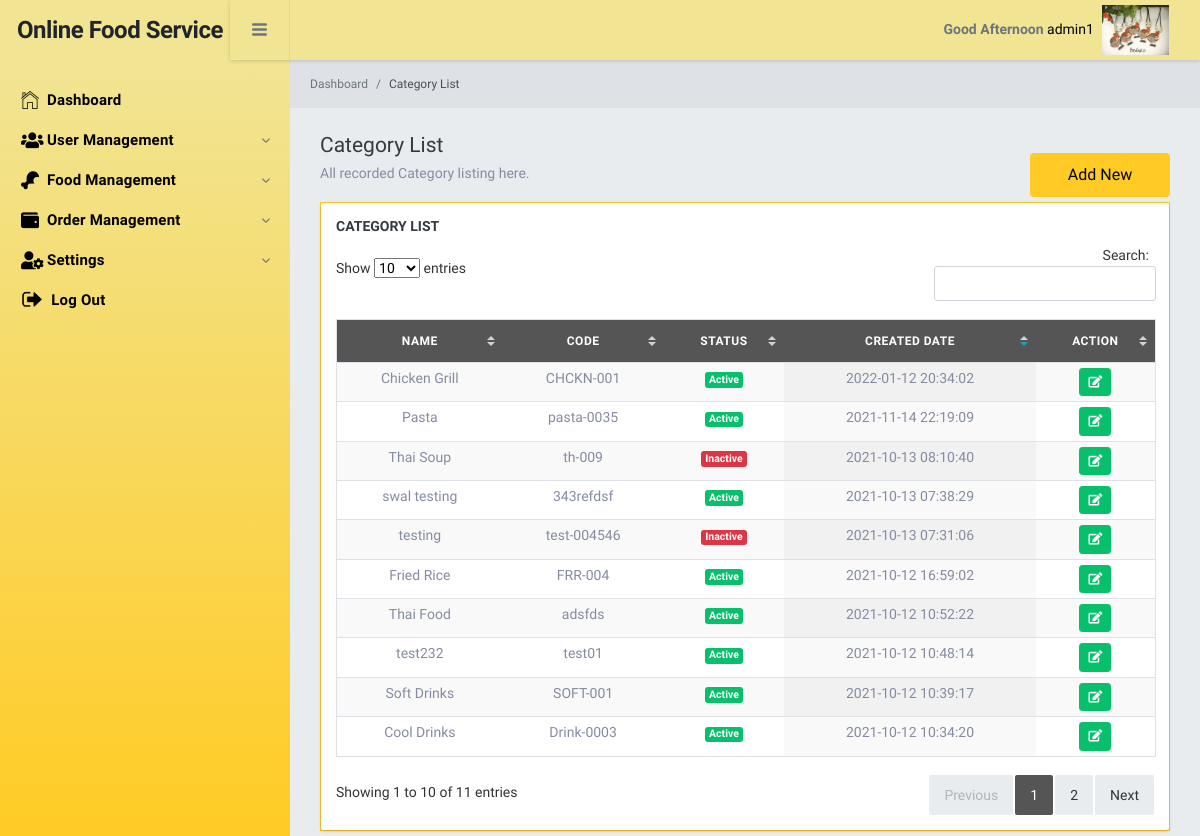
Page /admin/views/Category.php (signed in) on the committed database.
### tables this page shows
CREATE TABLE `category` (
  `Id` int(11) NOT NULL,
  `Name` varchar(255) NOT NULL,
  `Code` varchar(255) NOT NULL,
  `IsActive` int(11) NOT NULL,
  `CreatedDate` datetime NOT NULL DEFAULT current_timestamp(),
  `CreatedBy` int(11) NOT NULL,
  `UpdatedDate` datetime DEFAULT NULL ON UPDATE current_timestamp(),
  `UpdatedBy` int(11) NOT NULL
);

### admin/views/Category.php (the view, shortened to what this page needs)
<?php
    include("layout/topbar.php");
    include("layout/sidebar.php");
?>
<div class="br-pageheader">
    <nav class="breadcrumb pd-0 mg-0 tx-12">
        <a class="breadcrumb-item" href="index.php">Dashboard</a>
        <a class="breadcrumb-item active" href="#">Category List</a>
    </nav>
</div>
<div class="br-pagetitle">
    <div class="w-100">
        <h4>
            Category List
            <a style="color:black !important;" class="btn btn-sm custombtn float-right" href="CategoryCreate.php" title="Add New">Add New</a>
        </h4>
        <p class="mg-b-0">All recorded Category listing here.</p>
    </div>
</div>
<div id="datatable1_wrapper" class="dataTables_wrapper no-footer">
    <div class="br-pagebody">
        <div class="br-section-wrapper">
            <h6 class="br-section-label">Category List</h6>
            <div class="table-wrapper">
                <table style="width:100%" id="categoryList" class="table display responsive nowrap tableStyle">
                    <thead>
                        <tr>
                            <th>Name</th>
                            <th>Code</th>
                            <th>Status</th>
                            <th>Created Date</th>
                            <th>Action</th>
                        </tr>
                    </thead>
                    <tbody>
                        <?php
                            $sql = "SELECT * FROM `category` ORDER BY Id DESC";
                            $queryResult = mysqli_query($con, $sql);
                            while($row = mysqli_fetch_assoc($queryResult)){
                                $id = $row['Id']; $name = $row['Name'];
                                $code = $row['Code']; $createdDate = $row['CreatedDate'];
                                $status = $row['IsActive']; $whichStatus = '';
                                if($status == 0){
                                    $whichStatus = '<span class="badge badge-danger">Inactive</span>';
                                }
                                else{
                                    $whichStatus = '<span class="badge badge-success">Active</span>';
                                }
                                echo '<tr>
                                        <td>'.$name.'</td>
                                        <td>'.$code.'</td>
                                        <td>'.$whichStatus.'</td>
                                        <td>'.$createdDate.'</td>
                                        <td>'."<a class = 'btn btn-success btn-sm' href = 'CategoryUpdate.php?Id=$id' id = '$id' ><i class='fas fa-edit'></i></a>".'</td>
                                    </tr>';
                            }
                        ?>
                    </tbody>
                </table>
            </div>
        </div>
    </div>
</div>
<?php include("layout/footer.php");?>

### admin/public/css/site.css (style rules this page uses)
table.dataTable tbody th, table.dataTable tbody td { padding: 5px 10px !important; }
.br-section-wrapper { padding: 15px; }
table.dataTable { width: 100% !important; }
::placeholder { color: #f0eded !important; opacity: 1; }
table.dataTable thead th { background: #555555 !important; color: #fff !important; }
.br-pagebody { padding: 0; border: 1px solid #ffcb24 !important; margin: 5px 30px; }
.br-pagetitle > div { padding-left: 0px; margin-top: 0; }

### admin/views/layout/topbar.php (style rules this page uses)
.tableStyle tr td, tr th { text-align: center; }

### rows in the picture
category: Name "Chicken Grill", Code "CHCKN-001", IsActive "Active", CreatedDate "2022-01-12 20:34:02"
category: Name "Pasta", Code "pasta-0035", IsActive "Active", CreatedDate "2021-11-14 22:19:09"
category: Name "Thai Soup", Code "th-009", IsActive "Inactive", CreatedDate "2021-10-13 08:10:40"
category: Name "swal testing", Code "343refdsf", IsActive "Active", CreatedDate "2021-10-13 07:38:29"
category: Name "testing", Code "test-004546", IsActive "Inactive", CreatedDate "2021-10-13 07:31:06"
category: Name "Fried Rice", Code "FRR-004", IsActive "Active", CreatedDate "2021-10-12 16:59:02"
category: Name "Thai Food", Code "adsfds", IsActive "Active", CreatedDate "2021-10-12 10:52:22"
category: Name "test232", Code "test01", IsActive "Active", CreatedDate "2021-10-12 10:48:14"
category: Name "Soft Drinks", Code "SOFT-001", IsActive "Active", CreatedDate "2021-10-12 10:39:17"
category: Name "Cool Drinks", Code "Drink-0003", IsActive "Active", CreatedDate "2021-10-12 10:34:20"

### other values in the picture
$_SESSION['user']['Name'] "admin1"
